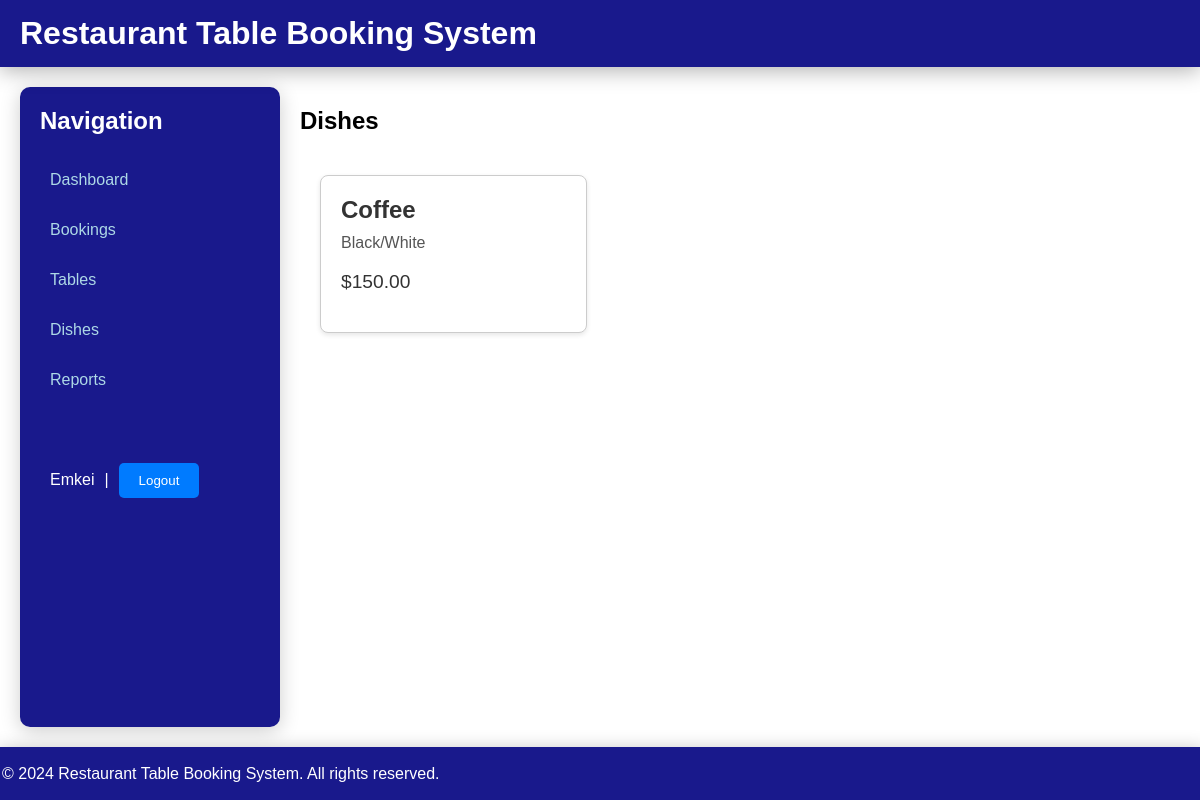
/dishes/ (signed in), run on the app's committed database.
### booking/models.py (models this page shows, shortened)
class Meal(models.Model):
    name = models.CharField(max_length=255)
    description = models.TextField()
    price = models.DecimalField(max_digits=5, decimal_places=2)

### booking/views.py (the view)
# urls.py: path('dishes/', views.Dishesview, name='dishes_list'),
def Dishesview(request):
    context = {
        'dishes' : dishes,
    }
    return render (request, 'dishes/dishes.html', context)

### booking/templates/dishes/dishes.html (shortened to what this page needs)
{% extends 'index.html' %}
{% block content %}
<section style='flex-basis:80%;'>
    <h1>Dishes</h1>
    <div class="dishes-container">
        {% for dish in dishes %}
            <div class="dish-card">
                <h2 class="dish-title">{{ dish.name }}</h2>
                <p class="dish-description">{{ dish.description }}</p>
                <p class="dish-price">${{ dish.price }}</p>
            </div>
        {% endfor %}
    </div>
</section>
{% endblock %}

### booking/templates/index.html (shortened to what this page needs)
{% load static %}
<!DOCTYPE html>
<html lang="en">
<head>
    <link rel="stylesheet" href="{% static 'css/style.css' %}" />
</head>
<body>
    <header id="header">
        <nav class="navbar">
            <h1 class="logo">Restaurant Table Booking System</h1>
        </nav>
    </header>
    <main id="main-content">
        {% if user.is_authenticated %}
            <aside class="side-nav">
                <h2>Navigation</h2>
                <ul>
                    <li><a href="{% url 'home' %}">Dashboard</a></li>
                    <li><a href="{% url 'booking_list' %}">Bookings</a></li>
                    <li><a href="{% url 'tables_list' %}">Tables</a></li>
                    <li><a href="{% url 'dishes_list' %}">Dishes</a></li>
                    <li><a href="{% url 'reports-view' %}">Reports</a></li>
                </ul>
                <br />
                <div class="user-info">
                    <li>{{ user.username }}</li>
                    |
                    <form class="form-btn" action="{% url 'logout' %}" method="post">
                        <button type="submit">Logout</button>
                    </form>
                </div>
            </aside>
            {% block content %}{% endblock %}
        {% else %}
            <form class="form-container">
                <p>Kindly Login in to Access this Page</p>
                <a class="btn" href="/accounts/login">Login Here</a>
            </form>
        {% endif %}
    </main>
    <footer id="footer" style='padding: 2px;'>
        <p>© 2024 Restaurant Table Booking System. All rights reserved.</p>
    </footer>
</body>
</html>

### booking/static/css/style.css (style rules this page uses)
body { font-family: Arial, sans-serif; margin: 0; padding: 0; }
header, footer { color: white; display: flex; align-items: center; justify-content: space-between; text-align: left; background-color: rgba(51, 51, 51, 0.8); box-shadow: 0 4px 20px rgba(0, 0, 0, 0.3); padding: 10px 20px; padding: 15px 20px; box-shadow: 0 4px 20px rgba(0, 0, 0, 0.3); position: sticky; top: 0; z-index: 1000; }
.side-nav { background-color: #333; width: 200px; padding: 15px; color: #fff; box-shadow: 2px 0 5px rgba(0, 0, 0, 0.3); }
.side-nav h2 { margin-bottom: 1.5rem; color: #fff; }
.side-nav ul { list-style-type: none; padding: 0; }
.side-nav li { margin-bottom: 10px; }
.side-nav a { color: #fff; text-decoration: none; display: block; padding: 10px; border-top: 2px solid transparent; transition: background-color 0.3s, border-color 0.3s; }
.side-nav .user-info { display: flex; align-items: baseline; margin-top: 20px; list-style: none; text-transform: capitalize; }
.side-nav .user-info li, .side-nav .user-info .form-btn { margin: 10px; }
main { display: flex; justify-content: space-between; height: 80vh; padding-top: 10px; padding-bottom: 15px; }
.form-btn { display: inline; }
h2 { margin-bottom: 1.5rem; color: #333; }
button { background-color: #007BFF; color: #fff; border: none; padding: 0.75rem 1.5rem; cursor: pointer; border-radius: 5px; width: 100%; }

### booking/templates/dishes/dishes.html (style rules this page uses)
.dishes-container { display: grid; grid-template-columns: repeat(auto-fill, minmax(250px, 1fr)); gap: 20px; padding: 20px; }
.dish-card { border: 1px solid #ccc; border-radius: 8px; padding: 20px; background-color: #ffffff; box-shadow: 0 2px 5px rgba(0, 0, 0, 0.1); }
.dish-title { font-size: 1.5em; margin: 0 0 10px; color: #333; }
.dish-description { font-size: 1em; margin: 0 0 10px; color: #555; }
.dish-price { font-size: 1.2em; color: #333; }

### data on the page
Meal: name "Coffee", description "Black/White", price "150.00"

### other printed values
{{ user.username }} "Emkei"
